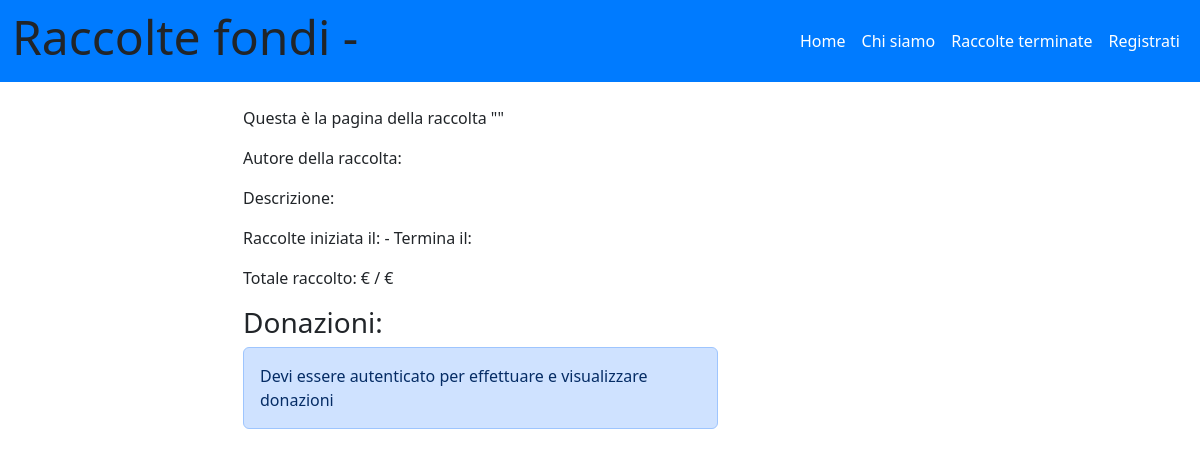
The app's page /raccolte/4, older data.
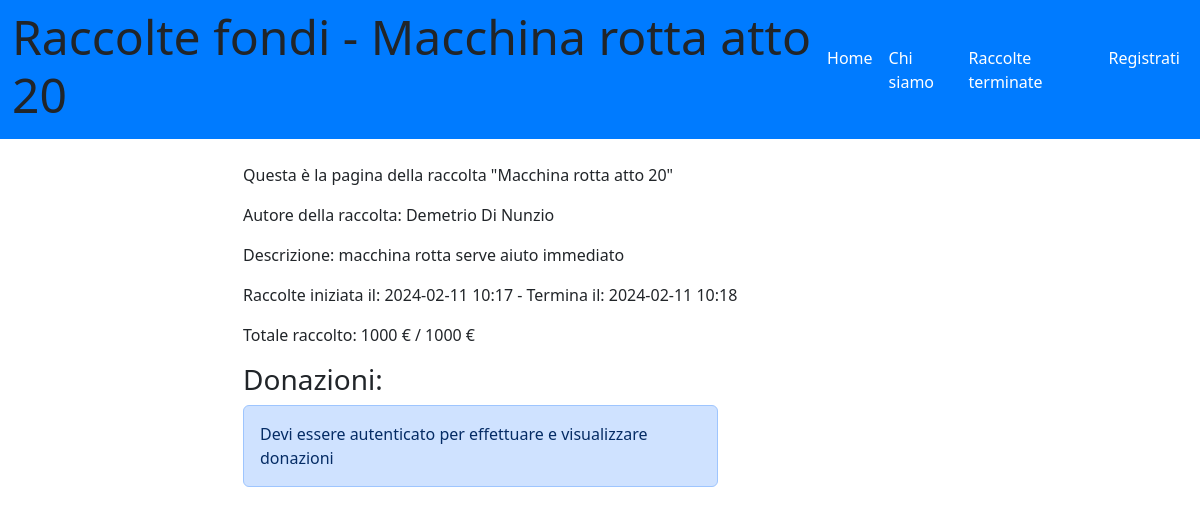
The same page, newer data.
### tables this page shows
CREATE TABLE "raccolte" (
	"id_raccolta"	INTEGER NOT NULL UNIQUE ,
	"nome_raccolta"	TEXT NOT NULL,
	"descrizione"	TEXT,
	"immagine"	TEXT,
	"data_creazione"	TEXT,
	"data_termine"	TEXT,
	"cifra_attuale"	NUMERIC,
	"cifra_da_raggiungere"	NUMERIC,
	"tipo_raccolta"	TEXT,
	"organizzatore_raccolta"	INTEGER,
	"importo_minimo"	NUMERIC,
	"status"	TEXT DEFAULT 'attiva',
	"aggiornata"	TEXT DEFAULT 'no',
	PRIMARY KEY("id_raccolta" AUTOINCREMENT),
	FOREIGN KEY("organizzatore_raccolta") REFERENCES "utenti"("id_utente")
);

CREATE TABLE "utenti" (
	"id_utente"	INTEGER NOT NULL UNIQUE,
	"email"	TEXT NOT NULL UNIQUE,
	"password"	TEXT NOT NULL UNIQUE,
	"nome"	TEXT NOT NULL,
	"cognome"	TEXT NOT NULL,
	"immagine_utente"	TEXT,
	"portafoglio"	NUMERIC,
	PRIMARY KEY("id_utente" AUTOINCREMENT)
);

### app.py (the view)
@app.route('/raccolte/<int:id>')
def singola_raccolta(id):
    raccolta_db = raccolte_dao.get_raccolta_by_id(id)
    donazioni_db = donazioni_dao.get_donazione_by_id(id)
    return render_template('singola_raccolta.html', raccolta = raccolta_db, donazioni=donazioni_db)

### app.py (called while the page is built)
@app.before_request
def update_before_request():
    app.logger.info('Inizio update_status_e_portafoglio')
    try:
        raccolte_dao.update_status_e_portafoglio()
        app.logger.info('Fine update_status_e_portafoglio')
    except Exception as e:
        print('Error during update:', str(e))

### donazioni_dao.py (called while the page is built)
def get_donazione_by_id(id):
    conn = sqlite3.connect('db/raccolte_fondi.db')
    conn.row_factory = sqlite3.Row
    cursor = conn.cursor()
    '''ricevi l'id della raccolta, seleziona tutte le donazioni effettuate a quella raccolta, ovvero
    dove raccolta (donazioni) = id_raccolta (raccolte)'''
    sql = 'SELECT donazioni.id_donazione,donazioni.importo,donazioni.donatore,donazioni.raccolta,donazioni.testo_donazione,donazioni.data_donazione,utenti.nome,utenti.cognome FROM donazioni LEFT JOIN utenti ON donazioni.donatore = utenti.id_utente WHERE donazioni.raccolta = ? ORDER BY data_donazione DESC'
    cursor.execute(sql, (id,))
    donazioni = cursor.fetchall()
    cursor.close()
    conn.close()
    return donazioni

### templates/singola_raccolta.html (shortened to what this page needs)
{% extends "base.html" %}
{% block home_active %}active{% endblock %}
{% block page_name%}{{raccolta.nome_raccolta}}{%endblock%}
{%block content%}
<main class="col-lg-9 col-md-12">
<div class="container">
    <div class="row">
        <div class="col-3">
        </div>
        <div class="col-9">
            <p>Questa è la pagina della raccolta "{{raccolta.nome_raccolta | e}}"</p>
            <p>Autore della raccolta: {{raccolta.nome}} {{raccolta.cognome}}</p>
            <p>Descrizione: {{raccolta.descrizione | e}}</p>
            <p>Raccolte iniziata il: {{raccolta.data_creazione | e}} - Termina il: {{raccolta.data_termine | e}}</p>
            <p>Totale raccolto: {{raccolta.cifra_attuale | e}} € / {{raccolta.cifra_da_raggiungere | e}} €</p>
              <main class="col-lg-9 col-md-12">
                <h3>Donazioni:</h3>
                {% if current_user.is_authenticated%}
                {% for donazione in donazioni %}
                <div class="card mb-3" style="max-width: 540px;">
                  <div class="row g-0">
                    <div class="col-md-8">
                      <div class="card-body">
                        {% if donazione.donatore != NULL%}
                        <h5 class="card-title">
                            Donatore: {{donazione.nome | e}} {{donazione.cognome | e}}
                        </h5>
                        {% else %}
                        <h5 class="card-title">
                          Donatore: utente anonimo
                      </h5>
                      {% endif %}
                        <p class="card-text">{{donazione.testo_donazione}}</p>
                        <p class="card-text">Importo donazione: {{donazione.importo | e}} €</p>
                        <p class="card-text">Data donazione: {{donazione.data_donazione | e}}</p>
                      </div>
                    </div>
                  </div>
                </div>
                {% endfor %}
            {% else %}
            <div class="alert alert-primary" role="alert">
                Devi essere autenticato per effettuare e visualizzare donazioni
            </div>
            {% endif %}
        </div>
    </div>
</main>
{% endblock %}

Row changes from the older to the newer data that the page shows:
added raccolte: nome_raccolta "Macchina rotta atto 20", descrizione "macchina rotta serve aiuto immediato", data_creazione "2024-02-11 10:17", data_termine "2024-02-11 10:18", cifra_attuale "1000", cifra_da_raggiungere "1000"
now on this page (row edited): utenti: nome "Demetrio", cognome "Di Nunzio"
